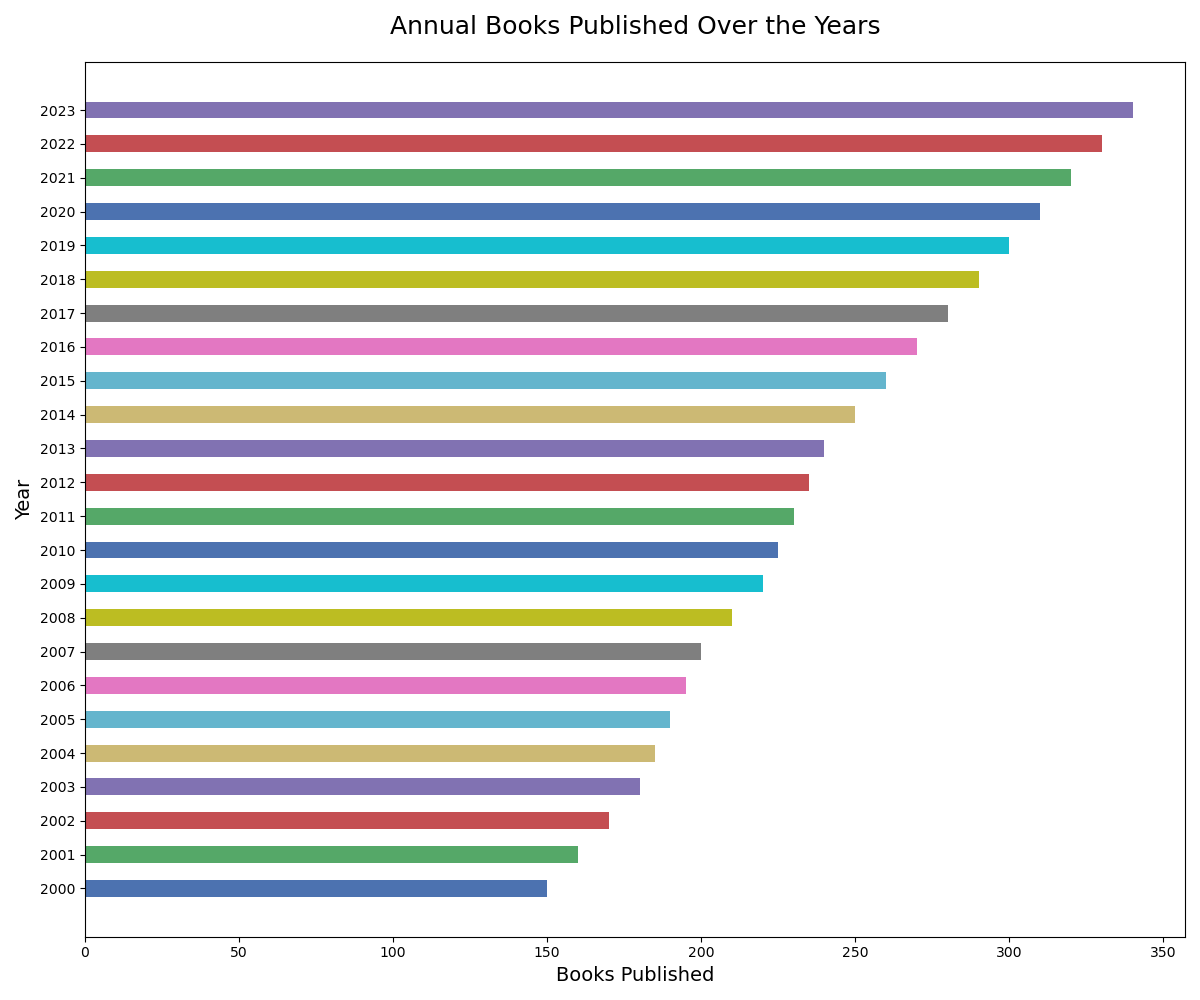

Reproduce this figure in Python.
import matplotlib.pyplot as plt

years = ['2000', '2001', '2002', '2003', '2004', '2005',
         '2006', '2007', '2008', '2009', '2010', '2011',
         '2012', '2013', '2014', '2015', '2016', '2017',
         '2018', '2019', '2020', '2021', '2022', '2023']
books_published = [150, 160, 170, 180, 185, 190, 195, 200, 210, 220, 
                   225, 230, 235, 240, 250, 260, 270, 280, 290, 300, 
                   310, 320, 330, 340]

plt.figure(figsize=(12, 10))
plt.barh(y=years, width=books_published, color=[
    '#4c72b0', '#55a868', '#c44e52', '#8172b2', 
    '#ccb974', '#64b5cd', '#e377c2', '#7f7f7f', 
    '#bcbd22', '#17becf', '#4c72b0', '#55a868', 
    '#c44e52', '#8172b2', '#ccb974', '#64b5cd', 
    '#e377c2', '#7f7f7f', '#bcbd22', '#17becf', 
    '#4c72b0', '#55a868', '#c44e52', '#8172b2'], 
    height=0.5)

plt.title('Annual Books Published Over the Years', fontsize=18, pad=20)
plt.xlabel('Books Published', fontsize=14)
plt.ylabel('Year', fontsize=14)

plt.tight_layout()
plt.show()
